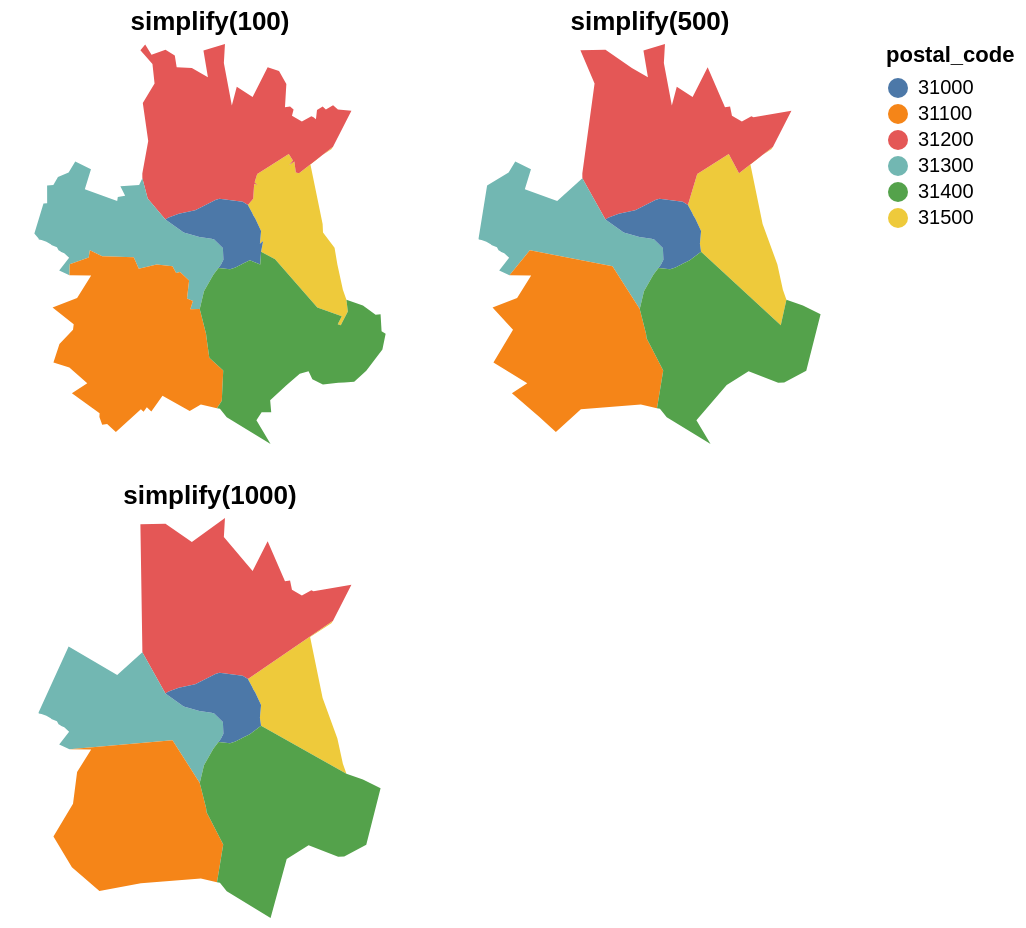

Express this chart as Vega-Lite.
### Vega-Lite specification from a JSON file in a GitHub repository (floating-point values rounded to 4 significant figures)
{"config": {"view": {"continuousWidth": 400, "continuousHeight": 300}}, "concat": [{"data": {"name": "data-3ef5884c35137463d212c667007c224e"}, "mark": "geoshape", "encoding": {"color": {"type": "nominal", "field": "postal_code"}}, "height": 200, "title": "simplify(100)", "width": 200}, {"data": {"name": "data-8119695d7d18754349a28e97241e1933"}, "mark": "geoshape", "encoding": {"color": {"type": "nominal", "field": "postal_code"}}, "height": 200, "title": "simplify(500)", "width": 200}, {"data": {"name": "data-48eedcb476f7589c127979a0c03d2189"}, "mark": "geoshape", "encoding": {"color": {"type": "nominal", "field": "postal_code"}}, "height": 200, "title": "simplify(1000)", "width": 200}], "columns": 2, "$schema": "https://vega.github.io/schema/vega-lite/v5.json", "datasets": {"data-3ef5884c35137463d212c667007c224e": [{"boundary": "postal_code", "id_": 4546313, "latitude": 43.6, "longitude": 1.474, "postal_code": "31500", "source": "http://data.toulouse-metropole.fr/", "type": "Feature", "type_": "relation", "geometry": {"type": "Polygon", "coordinates": [[[1.451, 43.61], [1.453, 43.62], [1.454, 43.62], [1.455, 43.62], [1.454, 43.62], [1.455, 43.62], [1.47, 43.63], [1.472, 43.63], [1.47, 43.63], [1.473, 43.63], [1.473, 43.63], [1.475, 43.62], [1.491, 43.63], [1.49, 43.63], [1.48, 43.63], [1.486, 43.61], [1.486, 43.6], [1.491, 43.6], [1.493, 43.59], [1.495, 43.59], [1.497, 43.58], [1.498, 43.58], [1.494, 43.57], [1.493, 43.57], [1.495, 43.58], [1.483, 43.58], [1.463, 43.6], [1.457, 43.6], [1.458, 43.6], [1.456, 43.6], [1.457, 43.61], [1.454, 43.61], [1.453, 43.61], [1.453, 43.61], [1.451, 43.61]]]}}, {"boundary": "postal_code", "id_": 4546314, "latitude": 43.64, "longitude": 1.438, "postal_code": "31200", "source": "http://data.toulouse-metropole.fr/", "type": "Feature", "type_": "relation", "geometry": {"type": "Polygon", "coordinates": [[[1.4, 43.67], [1.402, 43.67], [1.405, 43.67], [1.412, 43.67], [1.416, 43.66], [1.417, 43.66], [1.424, 43.66], [1.432, 43.66], [1.43, 43.67], [1.44, 43.67], [1.439, 43.66], [1.443, 43.65], [1.445, 43.65], [1.453, 43.65], [1.46, 43.66], [1.465, 43.66], [1.469, 43.66], [1.468, 43.65], [1.47, 43.65], [1.472, 43.65], [1.471, 43.64], [1.476, 43.64], [1.481, 43.64], [1.482, 43.64], [1.483, 43.64], [1.483, 43.65], [1.486, 43.65], [1.487, 43.65], [1.491, 43.65], [1.493, 43.65], [1.499, 43.65], [1.491, 43.63], [1.475, 43.62], [1.473, 43.63], [1.473, 43.63], [1.47, 43.63], [1.472, 43.63], [1.47, 43.63], [1.455, 43.62], [1.454, 43.62], [1.455, 43.62], [1.454, 43.62], [1.453, 43.62], [1.451, 43.61], [1.448, 43.62], [1.437, 43.62], [1.436, 43.62], [1.436, 43.62], [1.426, 43.61], [1.425, 43.61], [1.418, 43.61], [1.413, 43.61], [1.412, 43.61], [1.404, 43.62], [1.401, 43.62], [1.401, 43.62], [1.404, 43.64], [1.401, 43.65], [1.407, 43.66], [1.406, 43.66], [1.4, 43.67]]]}}, {"boundary": "postal_code", "id_": 4546315, "latitude": 43.6, "longitude": 1.392, "postal_code": "31300", "source": "http://data.toulouse-metropole.fr/", "type": "Feature", "type_": "relation", "geometry": {"type": "Polygon", "coordinates": [[[1.352, 43.6], [1.35, 43.6], [1.355, 43.61], [1.356, 43.61], [1.356, 43.62], [1.359, 43.62], [1.361, 43.62], [1.366, 43.63], [1.37, 43.63], [1.377, 43.63], [1.374, 43.62], [1.389, 43.62], [1.39, 43.62], [1.393, 43.62], [1.391, 43.62], [1.4, 43.62], [1.401, 43.62], [1.404, 43.62], [1.412, 43.61], [1.421, 43.6], [1.428, 43.6], [1.434, 43.6], [1.435, 43.6], [1.439, 43.6], [1.439, 43.6], [1.438, 43.59], [1.437, 43.59], [1.434, 43.59], [1.43, 43.58], [1.428, 43.58], [1.424, 43.58], [1.425, 43.58], [1.422, 43.58], [1.423, 43.59], [1.419, 43.59], [1.417, 43.59], [1.415, 43.59], [1.408, 43.59], [1.399, 43.59], [1.397, 43.6], [1.382, 43.6], [1.376, 43.6], [1.376, 43.6], [1.367, 43.59], [1.367, 43.59], [1.362, 43.59], [1.367, 43.6], [1.364, 43.6], [1.363, 43.6], [1.362, 43.6], [1.362, 43.6], [1.362, 43.6], [1.361, 43.6], [1.358, 43.6], [1.358, 43.6], [1.356, 43.6], [1.354, 43.6], [1.352, 43.6], [1.352, 43.6]]]}}, {"boundary": "postal_code", "id_": 4546316, "latitude": 43.57, "longitude": 1.398, "postal_code": "31100", "source": "http://data.toulouse-metropole.fr/", "type": "Feature", "type_": "relation", "geometry": {"type": "Polygon", "coordinates": [[[1.359, 43.56], [1.362, 43.57], [1.369, 43.57], [1.369, 43.57], [1.359, 43.58], [1.37, 43.58], [1.377, 43.59], [1.367, 43.59], [1.367, 43.59], [1.376, 43.6], [1.376, 43.6], [1.382, 43.6], [1.397, 43.6], [1.399, 43.59], [1.408, 43.59], [1.415, 43.59], [1.417, 43.59], [1.419, 43.59], [1.423, 43.59], [1.422, 43.58], [1.425, 43.58], [1.424, 43.58], [1.428, 43.58], [1.431, 43.57], [1.431, 43.57], [1.433, 43.56], [1.439, 43.56], [1.438, 43.55], [1.436, 43.54], [1.435, 43.55], [1.429, 43.55], [1.423, 43.54], [1.411, 43.55], [1.405, 43.54], [1.403, 43.55], [1.402, 43.54], [1.4, 43.54], [1.389, 43.54], [1.385, 43.54], [1.382, 43.54], [1.381, 43.54], [1.381, 43.54], [1.368, 43.55], [1.375, 43.55], [1.367, 43.56], [1.359, 43.56]]]}}, {"boundary": "postal_code", "id_": 4546317, "latitude": 43.61, "longitude": 1.44, "postal_code": "31000", "source": "http://data.toulouse-metropole.fr/", "type": "Feature", "type_": "relation", "geometry": {"type": "Polygon", "coordinates": [[[1.412, 43.61], [1.413, 43.61], [1.418, 43.61], [1.425, 43.61], [1.426, 43.61], [1.436, 43.62], [1.436, 43.62], [1.437, 43.62], [1.448, 43.62], [1.451, 43.61], [1.453, 43.61], [1.453, 43.61], [1.454, 43.61], [1.457, 43.61], [1.456, 43.6], [1.458, 43.6], [1.457, 43.6], [1.456, 43.59], [1.452, 43.6], [1.45, 43.59], [1.448, 43.59], [1.448, 43.59], [1.446, 43.59], [1.446, 43.59], [1.445, 43.59], [1.442, 43.59], [1.437, 43.59], [1.438, 43.59], [1.439, 43.6], [1.439, 43.6], [1.435, 43.6], [1.434, 43.6], [1.428, 43.6], [1.421, 43.6], [1.412, 43.61]]]}}, {"boundary": "postal_code", "id_": 4546318, "latitude": 43.57, "longitude": 1.465, "postal_code": "31400", "source": "http://data.toulouse-metropole.fr/", "type": "Feature", "type_": "relation", "geometry": {"type": "Polygon", "coordinates": [[[1.428, 43.58], [1.43, 43.58], [1.434, 43.59], [1.437, 43.59], [1.442, 43.59], [1.445, 43.59], [1.446, 43.59], [1.446, 43.59], [1.448, 43.59], [1.448, 43.59], [1.45, 43.59], [1.452, 43.6], [1.456, 43.59], [1.457, 43.6], [1.463, 43.6], [1.483, 43.58], [1.495, 43.58], [1.493, 43.57], [1.494, 43.57], [1.498, 43.58], [1.497, 43.58], [1.505, 43.58], [1.511, 43.58], [1.513, 43.58], [1.513, 43.57], [1.515, 43.57], [1.514, 43.56], [1.506, 43.56], [1.501, 43.55], [1.496, 43.55], [1.493, 43.55], [1.486, 43.55], [1.481, 43.55], [1.479, 43.56], [1.475, 43.56], [1.469, 43.55], [1.461, 43.55], [1.462, 43.54], [1.457, 43.54], [1.455, 43.54], [1.461, 43.53], [1.441, 43.54], [1.438, 43.54], [1.436, 43.54], [1.438, 43.55], [1.439, 43.56], [1.433, 43.56], [1.431, 43.57], [1.431, 43.57], [1.428, 43.58]]]}}], "data-8119695d7d18754349a28e97241e1933": [{"boundary": "postal_code", "id_": 4546313, "latitude": 43.6, "longitude": 1.474, "postal_code": "31500", "source": "http://data.toulouse-metropole.fr/", "type": "Feature", "type_": "relation", "geometry": {"type": "Polygon", "coordinates": [[[1.451, 43.61], [1.455, 43.62], [1.47, 43.63], [1.475, 43.62], [1.491, 43.63], [1.49, 43.63], [1.48, 43.63], [1.486, 43.61], [1.493, 43.59], [1.495, 43.59], [1.497, 43.58], [1.494, 43.57], [1.457, 43.6], [1.456, 43.6], [1.457, 43.61], [1.454, 43.61], [1.453, 43.61], [1.453, 43.61], [1.451, 43.61]]]}}, {"boundary": "postal_code", "id_": 4546314, "latitude": 43.64, "longitude": 1.438, "postal_code": "31200", "source": "http://data.toulouse-metropole.fr/", "type": "Feature", "type_": "relation", "geometry": {"type": "Polygon", "coordinates": [[[1.4, 43.67], [1.412, 43.67], [1.424, 43.66], [1.432, 43.66], [1.43, 43.67], [1.44, 43.67], [1.439, 43.66], [1.443, 43.65], [1.445, 43.65], [1.453, 43.65], [1.46, 43.66], [1.468, 43.65], [1.47, 43.65], [1.471, 43.64], [1.476, 43.64], [1.481, 43.64], [1.482, 43.64], [1.499, 43.65], [1.491, 43.63], [1.475, 43.62], [1.47, 43.63], [1.455, 43.62], [1.451, 43.61], [1.448, 43.62], [1.437, 43.62], [1.436, 43.62], [1.436, 43.62], [1.426, 43.61], [1.425, 43.61], [1.418, 43.61], [1.413, 43.61], [1.412, 43.61], [1.401, 43.62], [1.401, 43.62], [1.407, 43.66], [1.4, 43.67]]]}}, {"boundary": "postal_code", "id_": 4546315, "latitude": 43.6, "longitude": 1.392, "postal_code": "31300", "source": "http://data.toulouse-metropole.fr/", "type": "Feature", "type_": "relation", "geometry": {"type": "Polygon", "coordinates": [[[1.352, 43.6], [1.356, 43.62], [1.366, 43.63], [1.37, 43.63], [1.377, 43.63], [1.374, 43.62], [1.389, 43.62], [1.401, 43.62], [1.412, 43.61], [1.421, 43.6], [1.428, 43.6], [1.434, 43.6], [1.435, 43.6], [1.439, 43.6], [1.439, 43.6], [1.438, 43.59], [1.437, 43.59], [1.434, 43.59], [1.43, 43.58], [1.428, 43.58], [1.415, 43.59], [1.376, 43.6], [1.367, 43.59], [1.362, 43.59], [1.367, 43.6], [1.364, 43.6], [1.363, 43.6], [1.362, 43.6], [1.362, 43.6], [1.362, 43.6], [1.361, 43.6], [1.358, 43.6], [1.358, 43.6], [1.356, 43.6], [1.354, 43.6], [1.352, 43.6], [1.352, 43.6]]]}}, {"boundary": "postal_code", "id_": 4546316, "latitude": 43.57, "longitude": 1.398, "postal_code": "31100", "source": "http://data.toulouse-metropole.fr/", "type": "Feature", "type_": "relation", "geometry": {"type": "Polygon", "coordinates": [[[1.359, 43.56], [1.369, 43.57], [1.359, 43.58], [1.37, 43.58], [1.377, 43.59], [1.367, 43.59], [1.376, 43.6], [1.415, 43.59], [1.428, 43.58], [1.431, 43.57], [1.431, 43.57], [1.439, 43.56], [1.436, 43.54], [1.435, 43.55], [1.429, 43.55], [1.4, 43.54], [1.389, 43.54], [1.381, 43.54], [1.368, 43.55], [1.375, 43.55], [1.359, 43.56]]]}}, {"boundary": "postal_code", "id_": 4546317, "latitude": 43.61, "longitude": 1.44, "postal_code": "31000", "source": "http://data.toulouse-metropole.fr/", "type": "Feature", "type_": "relation", "geometry": {"type": "Polygon", "coordinates": [[[1.412, 43.61], [1.413, 43.61], [1.418, 43.61], [1.425, 43.61], [1.426, 43.61], [1.436, 43.62], [1.436, 43.62], [1.437, 43.62], [1.448, 43.62], [1.451, 43.61], [1.453, 43.61], [1.453, 43.61], [1.454, 43.61], [1.457, 43.61], [1.456, 43.6], [1.457, 43.6], [1.452, 43.6], [1.45, 43.59], [1.448, 43.59], [1.448, 43.59], [1.446, 43.59], [1.446, 43.59], [1.445, 43.59], [1.442, 43.59], [1.437, 43.59], [1.438, 43.59], [1.439, 43.6], [1.439, 43.6], [1.435, 43.6], [1.434, 43.6], [1.428, 43.6], [1.421, 43.6], [1.412, 43.61]]]}}, {"boundary": "postal_code", "id_": 4546318, "latitude": 43.57, "longitude": 1.465, "postal_code": "31400", "source": "http://data.toulouse-metropole.fr/", "type": "Feature", "type_": "relation", "geometry": {"type": "Polygon", "coordinates": [[[1.428, 43.58], [1.43, 43.58], [1.434, 43.59], [1.437, 43.59], [1.442, 43.59], [1.445, 43.59], [1.446, 43.59], [1.446, 43.59], [1.448, 43.59], [1.448, 43.59], [1.45, 43.59], [1.452, 43.6], [1.457, 43.6], [1.494, 43.57], [1.497, 43.58], [1.505, 43.58], [1.513, 43.58], [1.506, 43.56], [1.496, 43.55], [1.493, 43.55], [1.479, 43.56], [1.469, 43.55], [1.455, 43.54], [1.461, 43.53], [1.441, 43.54], [1.438, 43.54], [1.436, 43.54], [1.439, 43.56], [1.431, 43.57], [1.431, 43.57], [1.428, 43.58]]]}}], "data-48eedcb476f7589c127979a0c03d2189": [{"boundary": "postal_code", "id_": 4546313, "latitude": 43.6, "longitude": 1.474, "postal_code": "31500", "source": "http://data.toulouse-metropole.fr/", "type": "Feature", "type_": "relation", "geometry": {"type": "Polygon", "coordinates": [[[1.451, 43.61], [1.491, 43.63], [1.49, 43.63], [1.48, 43.63], [1.486, 43.61], [1.493, 43.59], [1.495, 43.59], [1.497, 43.58], [1.457, 43.6], [1.456, 43.6], [1.457, 43.61], [1.454, 43.61], [1.453, 43.61], [1.453, 43.61], [1.451, 43.61]]]}}, {"boundary": "postal_code", "id_": 4546314, "latitude": 43.64, "longitude": 1.438, "postal_code": "31200", "source": "http://data.toulouse-metropole.fr/", "type": "Feature", "type_": "relation", "geometry": {"type": "Polygon", "coordinates": [[[1.4, 43.67], [1.412, 43.67], [1.424, 43.66], [1.44, 43.67], [1.439, 43.66], [1.453, 43.65], [1.46, 43.66], [1.468, 43.65], [1.47, 43.65], [1.471, 43.64], [1.476, 43.64], [1.481, 43.64], [1.482, 43.64], [1.499, 43.65], [1.491, 43.63], [1.451, 43.61], [1.448, 43.62], [1.437, 43.62], [1.436, 43.62], [1.436, 43.62], [1.426, 43.61], [1.425, 43.61], [1.418, 43.61], [1.413, 43.61], [1.412, 43.61], [1.401, 43.62], [1.401, 43.62], [1.4, 43.67]]]}}, {"boundary": "postal_code", "id_": 4546315, "latitude": 43.6, "longitude": 1.392, "postal_code": "31300", "source": "http://data.toulouse-metropole.fr/", "type": "Feature", "type_": "relation", "geometry": {"type": "Polygon", "coordinates": [[[1.352, 43.6], [1.366, 43.63], [1.389, 43.62], [1.401, 43.62], [1.412, 43.61], [1.421, 43.6], [1.428, 43.6], [1.434, 43.6], [1.435, 43.6], [1.439, 43.6], [1.439, 43.6], [1.438, 43.59], [1.437, 43.59], [1.434, 43.59], [1.43, 43.58], [1.428, 43.58], [1.415, 43.59], [1.367, 43.59], [1.362, 43.59], [1.367, 43.6], [1.364, 43.6], [1.363, 43.6], [1.362, 43.6], [1.362, 43.6], [1.362, 43.6], [1.361, 43.6], [1.358, 43.6], [1.358, 43.6], [1.356, 43.6], [1.354, 43.6], [1.352, 43.6], [1.352, 43.6]]]}}, {"boundary": "postal_code", "id_": 4546316, "latitude": 43.57, "longitude": 1.398, "postal_code": "31100", "source": "http://data.toulouse-metropole.fr/", "type": "Feature", "type_": "relation", "geometry": {"type": "Polygon", "coordinates": [[[1.359, 43.56], [1.369, 43.57], [1.37, 43.58], [1.377, 43.59], [1.367, 43.59], [1.415, 43.59], [1.428, 43.58], [1.431, 43.57], [1.431, 43.57], [1.439, 43.56], [1.436, 43.54], [1.435, 43.55], [1.429, 43.55], [1.4, 43.54], [1.381, 43.54], [1.368, 43.55], [1.359, 43.56]]]}}, {"boundary": "postal_code", "id_": 4546317, "latitude": 43.61, "longitude": 1.44, "postal_code": "31000", "source": "http://data.toulouse-metropole.fr/", "type": "Feature", "type_": "relation", "geometry": {"type": "Polygon", "coordinates": [[[1.412, 43.61], [1.413, 43.61], [1.418, 43.61], [1.425, 43.61], [1.426, 43.61], [1.436, 43.62], [1.436, 43.62], [1.437, 43.62], [1.448, 43.62], [1.451, 43.61], [1.453, 43.61], [1.453, 43.61], [1.454, 43.61], [1.457, 43.61], [1.456, 43.6], [1.457, 43.6], [1.452, 43.6], [1.45, 43.59], [1.448, 43.59], [1.448, 43.59], [1.446, 43.59], [1.446, 43.59], [1.445, 43.59], [1.442, 43.59], [1.437, 43.59], [1.438, 43.59], [1.439, 43.6], [1.439, 43.6], [1.435, 43.6], [1.434, 43.6], [1.428, 43.6], [1.421, 43.6], [1.412, 43.61]]]}}, {"boundary": "postal_code", "id_": 4546318, "latitude": 43.57, "longitude": 1.465, "postal_code": "31400", "source": "http://data.toulouse-metropole.fr/", "type": "Feature", "type_": "relation", "geometry": {"type": "Polygon", "coordinates": [[[1.428, 43.58], [1.43, 43.58], [1.434, 43.59], [1.437, 43.59], [1.442, 43.59], [1.445, 43.59], [1.446, 43.59], [1.446, 43.59], [1.448, 43.59], [1.448, 43.59], [1.45, 43.59], [1.452, 43.6], [1.457, 43.6], [1.497, 43.58], [1.505, 43.58], [1.513, 43.58], [1.506, 43.56], [1.496, 43.55], [1.493, 43.55], [1.479, 43.56], [1.469, 43.55], [1.461, 43.53], [1.441, 43.54], [1.438, 43.54], [1.436, 43.54], [1.439, 43.56], [1.431, 43.57], [1.431, 43.57], [1.428, 43.58]]]}}]}}
